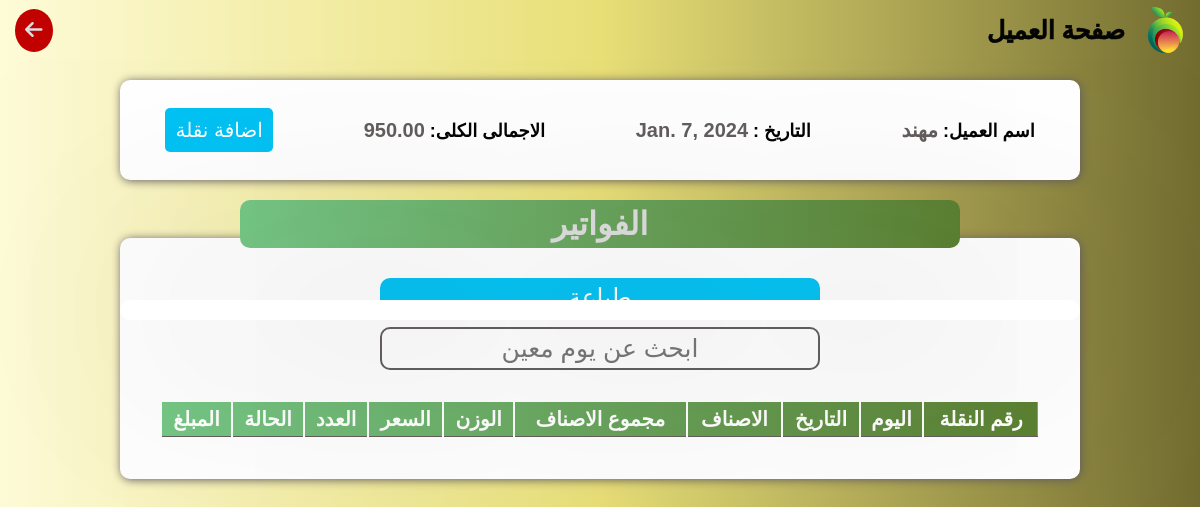
Page /supplierpage/3 on the committed database.
### user/models.py (models this page shows, shortened)
class Supplier(models.Model):
    name = models.CharField(max_length=30)
    place = models.CharField(max_length=70, default='غير محدد')
    date = models.DateField(default=timezone.now().date())
    type = models.CharField(max_length=30, default='عمولة')
    his_money = models.DecimalField(max_digits=10, decimal_places=2, default=0)
    on_him_money = models.DecimalField(max_digits=10, decimal_places=2,default=0)
    total = models.DecimalField(max_digits=10, decimal_places=2, blank=True, null=True)
    num_of_containers = models.PositiveIntegerField(default=0)
    @property
    def total(self):
        return self.his_money - self.on_him_money
    @property
    def num_of_containers(self):
        return self.container_set.count()

### user/views.py (the view)
# urls.py: path('supplierpage/<int:id>',views.supplier_page, name='supplierpage' ),
def supplier_page(request, id):
    sup = get_object_or_404(Supplier, id=id)
    containers = sup.container_set.all()
    context = {'sup': sup, 'containers': containers}
    return render(request, 'supplierpage2.html', context)

### templates/supplierpage2.html (shortened to what this page needs)
{% load static %}
<!DOCTYPE html>
<html lang="en">
    <head>
        <link rel="stylesheet" href="https://cdnjs.cloudflare.com/ajax/libs/font-awesome/6.5.1/css/all.min.css" />
        <link rel="stylesheet" href="{% static "css/main.css" %}">
    </head>
    <body>
    <div class="window" style="display: flex;">
    </div>
    <header>
        <div class="main">
            <img src="{% static "images/logo.png" %}" alt="">
            <h1>صفحة العميل</h1>
        </div>
        <a href="#" onclick="goBack()"><i class="fa-solid fa-arrow-left"></i></a>
    </header>
    <div class="detailscon">
        <h2> اسم العميل: <span>{{sup.name}}</span></h2>
        <h2>التاريخ : <span>{{sup.date}}</span></h2>
        <h2>الاجمالى الكلى: <span>{{sup.total}}</span></h2>
        <a href="{% url "addcontainer" %}" id="sellcar" class="sellingbtn" style="background-color: #00C2F4; text-decoration:none;">اضافة نقلة</a >
    </div>
    <div class="todayscar">
        <div class="title">
            <h1>الفواتير</h1>
        </div>
        <div class="table">
            <button class="print" id="print">طباعة</button>
            <input id="searchbar" type="text" placeholder="ابحث عن يوم معين">
            <table>
                <thead>
                    <tr>
                        <th>رقم النقلة</th>
                        <th>اليوم</th>
                        <th>التاريخ</th>
                        <th>الاصناف</th>
                        <th>مجموع الاصناف</th>
                        <th>الوزن</th>
                        <th>السعر</th>
                        <th>العدد</th>
                        <th>الحالة</th>
                        <th>المبلغ</th>
                    </tr>
                </thead>
            </table>
        </div>
    </div>
</body>
</html>

### _project/static/css/main.css (style rules this page uses)
* { padding: 0; margin: 0; box-sizing: border-box; font-family: Arial, Helvetica, sans-serif; }
body { min-height: 100vh; display: flex; align-items: center; flex-direction: column; background: linear-gradient(270deg,#726c30,#e8df77,#FEFBD8); }
header { display: flex; justify-content: space-between; align-items: center; direction: rtl; flex-direction: row; width: 100%; z-index: 103; padding: 5px 15px; background: linear-gradient(270deg,#726c30,#e8df77,#FEFBD8); }
header a { text-decoration: none; color: #dedede; background-color: #c10000; padding: 10px; font-size: 20px; border-radius: 50%; transition: 0.5s ease; }
header h1,header h2 { font-size: 25px;color: #040404;-webkit-text-stroke:0.5px #040404; }
header div { display: flex; align-items: center; gap: 20px; color: #fff; }
header img { width: 40px; }
.window { position: absolute; top: 30%; width: 80%; height: fit-content; z-index: 101; background-color: #fff; border-radius: 20px; padding: 10px; box-shadow: 1px 1px 1000px #625D5D; display: none; justify-content: center; align-items: center; flex-direction: column; direction: rtl; }
.addnewcar,.todayscar { width: 100%; height: 100vh; display: flex; align-items:center; flex-direction: column; }
.title { width: 60%; text-align: center; background: linear-gradient(270deg,#5A8030,#74C785); padding: 5px; border-radius: 10px; color: #dedede; z-index: 100; }
.table { margin: -10px; width: 80%; display: flex; justify-content: center; align-items: center; flex-direction: column; direction: rtl; background-color: #fff; padding: 40px; border-radius: 10px; box-shadow: 1px 1px 10px #625D5D; }
.table input { width: 50%; text-align: center; font-size: 25px; padding: 5px; outline: none; border-radius: 10px; border: 2px solid #625D5D; margin-bottom: 30px; }
.table table { width: 100%; text-align: center; }
.table table th { font-size: 20px; padding: 5px; border-bottom: 1px solid #625D5D; }
.todayscar .table table thead,.window table thead,.bigcon table thead { background: linear-gradient(270deg,#5A8030,#74C785); }
.todayscar .table table th,.window table th { font-size: 20px; color: #fff; padding: 5px; border-bottom: 1px solid #625D5D; }
.table table td .type,.sellingbtn { border: none; padding: 10px; font-size: 20px; color: #fff; border-radius: 5px; cursor: pointer; transition: 0.5s ease-in; background-color:#00C2F4; }
.detailscon { margin: 20px; width: 80%; min-height: 100px; background-color: #fff; box-shadow: 1px 1px 10px #625D5D; border-radius: 10px; direction: rtl; display: flex; flex-direction: row; flex-wrap: wrap; align-items: center; justify-content: space-around; }
.detailscon h2 { font-size: 18px; }
.detailscon span { color: #625D5D; font-size: 20px; }
.print { color: #fff; background-color: #00C2F4; border: none; font-size: 25px; width: 50%; border-radius:10px ; padding: 5px 0px; margin-bottom: 10px; cursor: pointer; transition: 0.5s ease-in; }

### rows in the picture
Supplier: name "مهند", date "Jan. 7, 2024", total "950.00"
